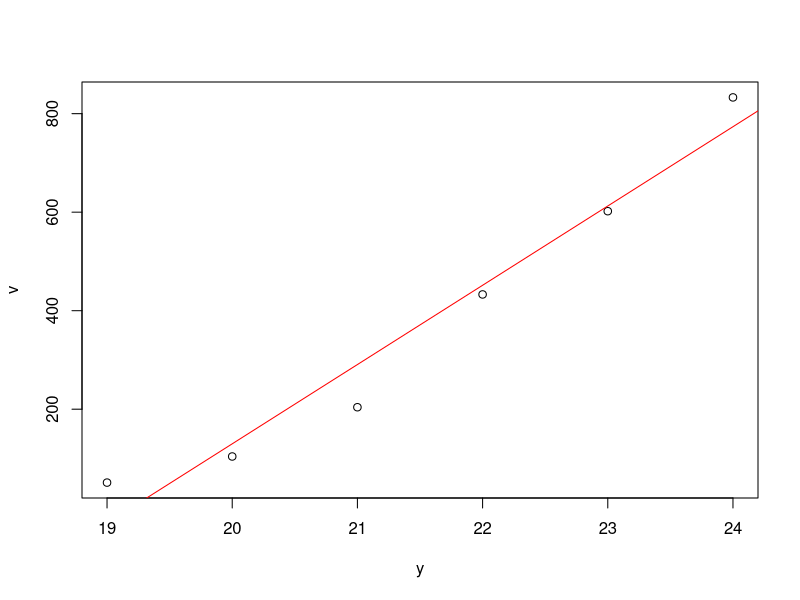
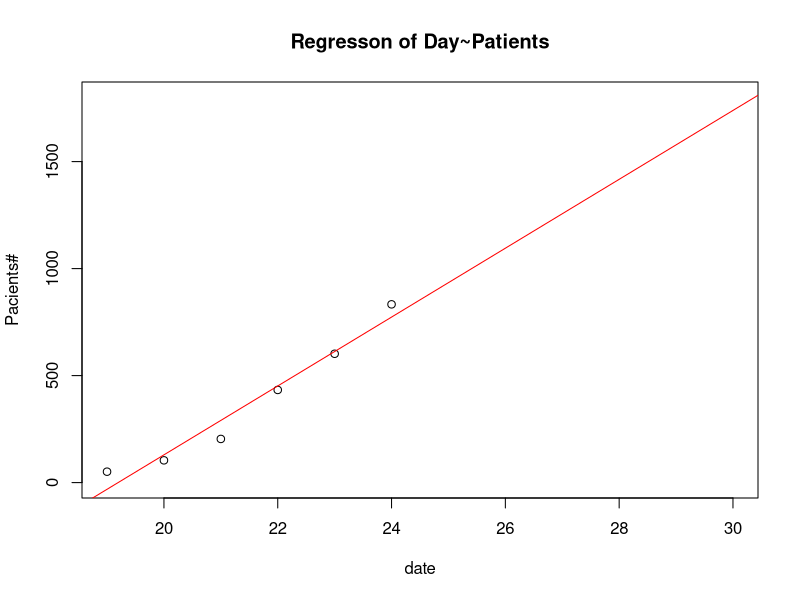

The R script that drew these images, in order:
y<-c(19:24)
v<-c(51,104,204,433,602,833)
plot(y,v)
lm(y ~ v)
f<- lm(v ~ y)
abline(f,col='red')
f
f$coefficients[[1]]
f$coefficients[[2]]
f$residuals #잔차
summary(f)
plot(y, v, xlim=c(19,30), ylim=c(0,1800), xlab = "date", ylab = "Pacients#") #25~30일 예측해 보기
abline(f, col='red')
title("Regresson of Day~Patients")
